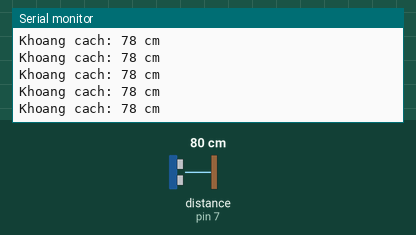
Simulated run of this sketch. Board: Arduino Uno, built with avr-gcc and run on an emulated ATmega328P. On the bench: the last lines printed to the serial monitor. Wiring (inferred from the names in the program): ultrasonic range finder: trigger pin 8; echo pin 7. Inputs (shaded band) come from the test bench; at power-on: distance to the obstacle (sensor on pin 7) 80 cm. The echo pulse lasts 58.3 µs per cm.

Above: at 1.2 s.
1.3 s: distance to the obstacle (sensor on pin 7) set to 299 cm
At 1.62 s:
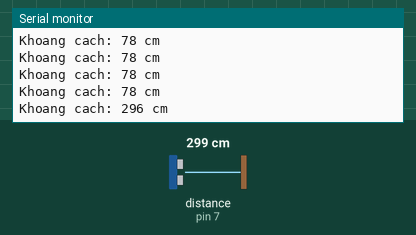
4.3 s: distance to the obstacle (sensor on pin 7) set to 2 cm
At 4.45 s:
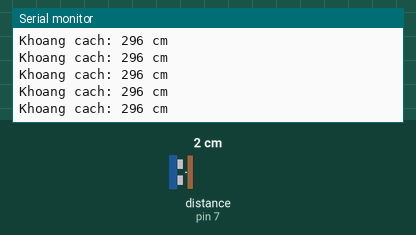
Timing chart, 0 to 7.3 s (numbered marks = the images above; inputs shaded):
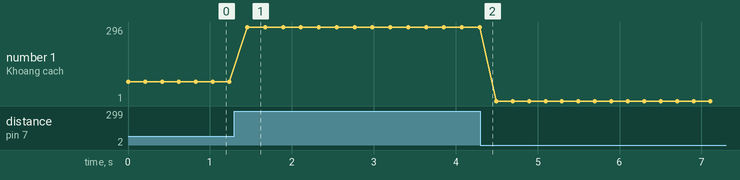

The sketch:

final_demo_complete_button.ino
```cpp
const int trigPin = 8; // Chân Trig của HC-SR04
const int echoPin = 7; // Chân Echo của HC-SR04

void setup() {
  Serial.begin(9600); // Khởi tạo giao tiếp Serial với baudrate 9600
  pinMode(trigPin, OUTPUT); // Đặt chân Trig là OUTPUT
  pinMode(echoPin, INPUT); // Đặt chân Echo là INPUT
}

void loop() {
  unsigned long duration; // Biến lưu thời gian
  int distance; // Biến lưu khoảng cách

  // Phát xung từ chân Trig
  digitalWrite(trigPin, LOW); // Tắt chân Trig
  delayMicroseconds(2);
  digitalWrite(trigPin, HIGH); // Phát xung
  delayMicroseconds(5); // Xung có độ dài 5 micro giây
  digitalWrite(trigPin, LOW); // Tắt chân Trig

  // Đo thời gian phản hồi ở chân Echo
  duration = pulseIn(echoPin, HIGH);

  // Tính khoảng cách (cm)
  distance = duration / 2 / 29.412;

  // In kết quả lên Serial Monitor
  Serial.print("Khoang cach: ");
  Serial.print(distance);
  Serial.println(" cm");

  delay(200); // Chờ 200ms trước khi đo lại
}
```

Measured:
- after the input at 1.3 s, the serial monitor: prints a new line after 0.16 s (image 1)
- plotted number 1: 78 → 296 after the input at 1.3 s, 296 → 1 after the input at 4.3 s
